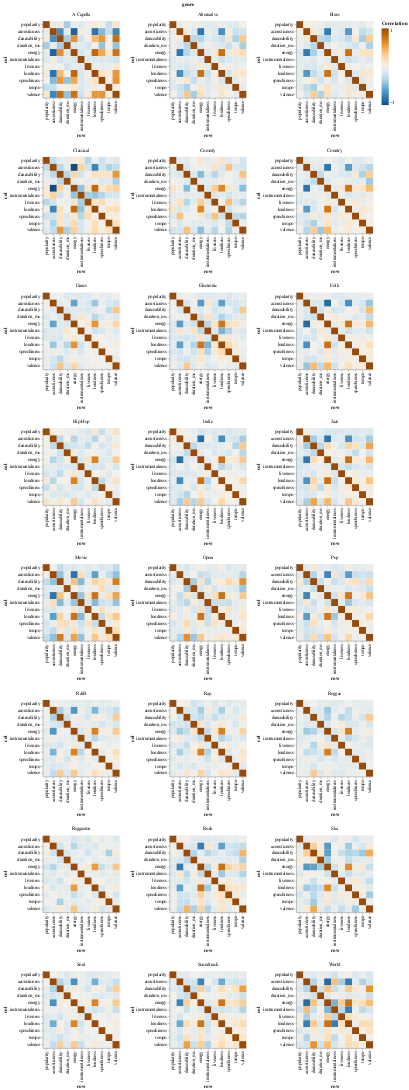

Notebook code cell kept with this figure:
### Markdown cell above
Next we will be creating our correlation heatmap facetted by genres. We have sorted and put the popularity variable in the beginning so it is easier to compare that variable against all the other variables due to it being our variable of interest.

### Code cell
alt.Chart(corrs).mark_rect().encode(
    x= alt.X('row', sort=alt.EncodingSortField(field='order', order='ascending')),
    y= alt.Y('col', sort=alt.EncodingSortField(field='order', order='ascending')),
    color = alt.Color('Correlation', 
                      scale = alt.Scale(scheme = 'blueorange'))
).properties(
    width=170,
    height=170
).facet(
    facet='genre', columns = 3
).resolve_axis(
    x='independent',
    y='independent',
)

### Figure 1 — Vega-Lite specification as saved in the notebook (floating-point values rounded to 4 significant figures; data arrays with more than 128 entries replaced by an {"elided": "..."} marker saying what was removed)
{"config": {"view": {"continuousWidth": 400, "continuousHeight": 300}}, "data": {"name": "data-42ea9e175de3126b40a684640f2bde1b"}, "facet": {"field": "genre", "type": "nominal"}, "spec": {"mark": "rect", "encoding": {"color": {"field": "Correlation", "scale": {"scheme": "blueorange"}, "type": "quantitative"}, "x": {"field": "row", "sort": {"field": "order", "order": "ascending"}, "type": "nominal"}, "y": {"field": "col", "sort": {"field": "order", "order": "ascending"}, "type": "nominal"}}, "height": 170, "width": 170}, "columns": 3, "resolve": {"axis": {"x": "independent", "y": "independent"}}, "$schema": "https://vega.github.io/schema/vega-lite/v4.17.0.json", "datasets": {"data-42ea9e175de3126b40a684640f2bde1b": {"elided": "2904 records"}}}
